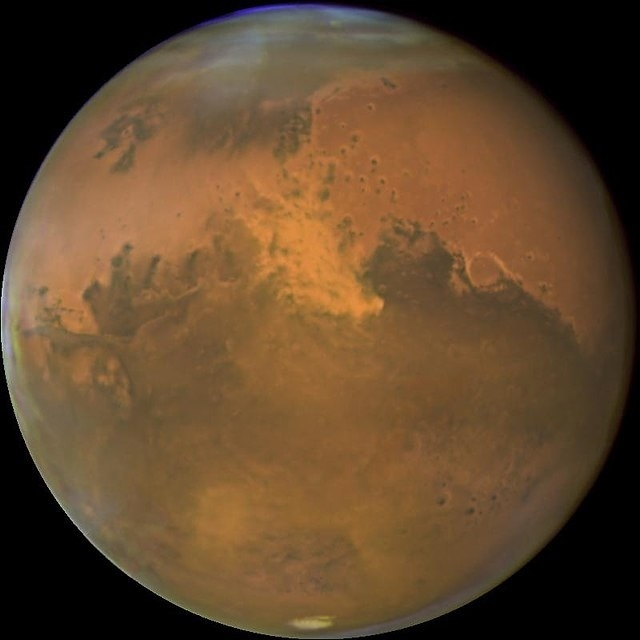
#> input picture 16_Grafik_Programmieren/Examples/06_Bild_komprimieren/bild_original.jpg, 640 x 640 px
$ python bild_komprimieren.py
#> lines starting #> are read from the running program, lines starting #| are printed output that depends on the picture
# Beispiel 6: Bild komprimieren und speichern
# Dieses Beispiel zeigt, wie du ein Bild in einer anderen Qualität speicherst.

# Beispiel: Bild komprimieren und Vergleich erstellen

from pathlib import Path
import os

from PIL import Image, ImageDraw, ImageFont
from tkinter import Tk, filedialog

ordner = Path(__file__).parent

# Dateiauswahlfenster ausblenden
Tk().withdraw()

# Bild auswählen
datei = filedialog.askopenfilename(
    title="Bild auswählen",
    filetypes=[
        ("Bilddateien", "*.jpg *.jpeg *.png"),
        ("Alle Dateien", "*.*")
    ]
)
#> the answer given: bild_original.jpg

if datei:

    bild = Image.open(datei)
#> bild is the input picture: PIL image 640x640 RGB; mean R, G, B 97.9, 72.1, 45.5
    pfad = Path(datei)

    # Dateinamen
    # original_datei = pfad.with_name(f"{pfad.stem}_original.jpg")
    # komprimiert_datei = pfad.with_name(f"{pfad.stem}_komprimiert.jpg")
    # vergleich_datei = pfad.with_name(f"{pfad.stem}_vergleich.jpg")
    # Dateinamen im Ordner des Programms
    original_datei = ordner / "bild_original.jpg"
    komprimiert_datei = ordner / "bild_komprimiert.jpg"
    vergleich_datei = ordner / "bild_vergleich.jpg"

    # Original und komprimiertes Bild speichern
    bild.save(original_datei, quality=100)
    bild.save(komprimiert_datei, quality=30)

    # Bilder öffnen
    original = Image.open(original_datei)
    komprimiert = Image.open(komprimiert_datei)

    # Vergleichsbild erstellen
    abstand = 20
    beschriftung = 40

    breite = original.width + komprimiert.width + abstand
#> breite = 1300
    hoehe = max(original.height, komprimiert.height) + beschriftung
#> hoehe = 680

    vergleich = Image.new("RGB", (breite, hoehe), "white")
#> vergleich: PIL image 1300x680 RGB; every value is 255
    draw = ImageDraw.Draw(vergleich)

    # Bilder einfügen
    vergleich.paste(original, (0, beschriftung))
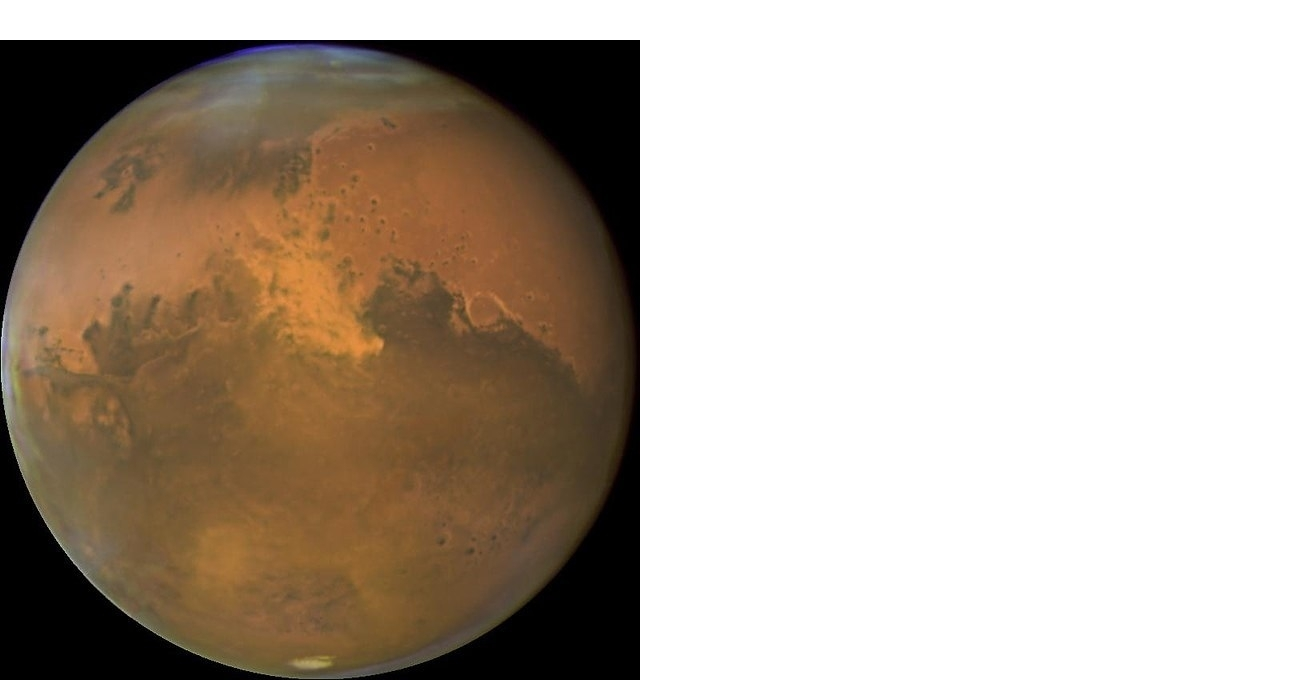
#> vergleich: PIL image 1300x680 RGB; mean R, G, B 182.2, 170.2, 157.9
    vergleich.paste(komprimiert, (original.width + abstand, beschriftung))
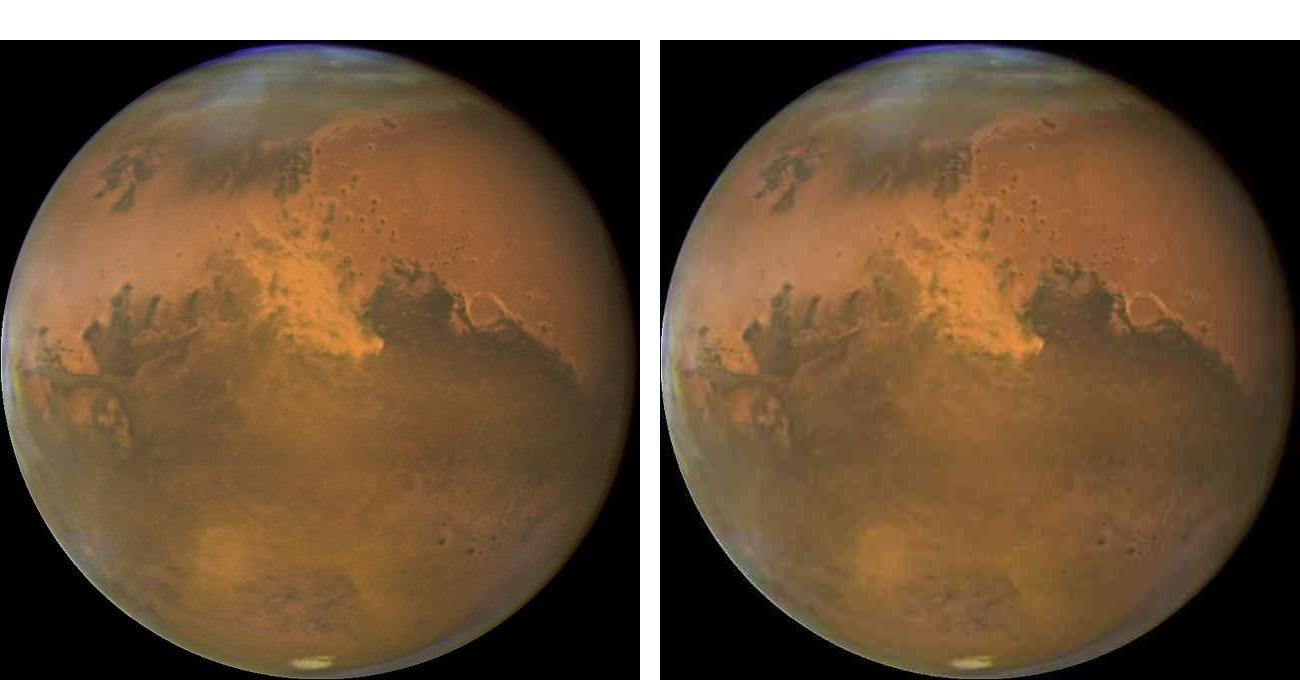
#> vergleich: PIL image 1300x680 RGB; mean R, G, B 109.5, 85.4, 61

    # Schrift laden
    try:
        font = ImageFont.truetype("DejaVuSans.ttf", 20)
    except OSError:
        font = ImageFont.load_default()

    # Überschriften
    draw.text(
        (original.width // 2, 20),
        "Original",
        fill="black",
        font=font,
        anchor="mm"
    )

    draw.text(
        (original.width + abstand + komprimiert.width // 2, 20),
        "Komprimiert (Quality = 30)",
        fill="black",
        font=font,
        anchor="mm"
    )

    # Vergleich speichern
    vergleich.save(vergleich_datei)
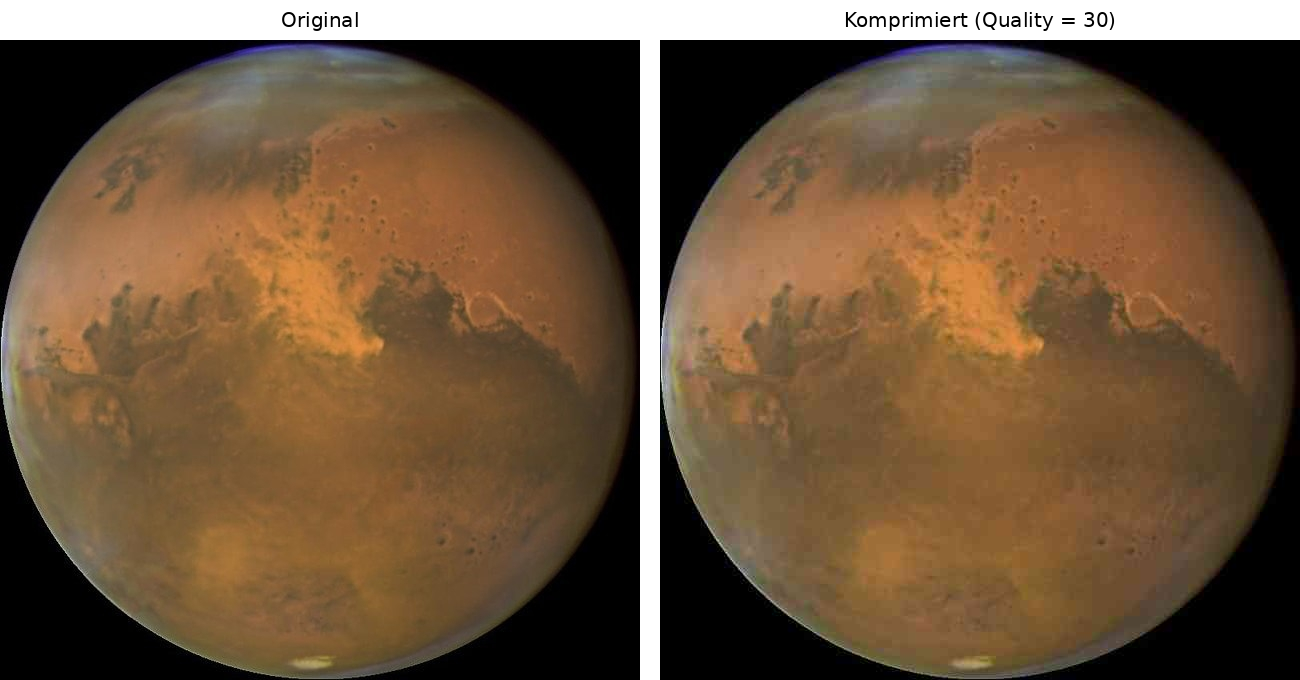
#> saved as bild_vergleich.jpg: PIL image 1300x680 RGB; mean R, G, B 109, 85, 60.6

    # Vergleich anzeigen
    vergleich.show()

    # Dateigrößen
    print(f"Original:      {os.path.getsize(original_datei):,} Byte")
    print(f"Komprimiert:   {os.path.getsize(komprimiert_datei):,} Byte")
    print(f"Vergleich:     {os.path.getsize(vergleich_datei):,} Byte")

    print("\nDateien wurden gespeichert:")
    print(original_datei)
    print(komprimiert_datei)
    print(vergleich_datei)
